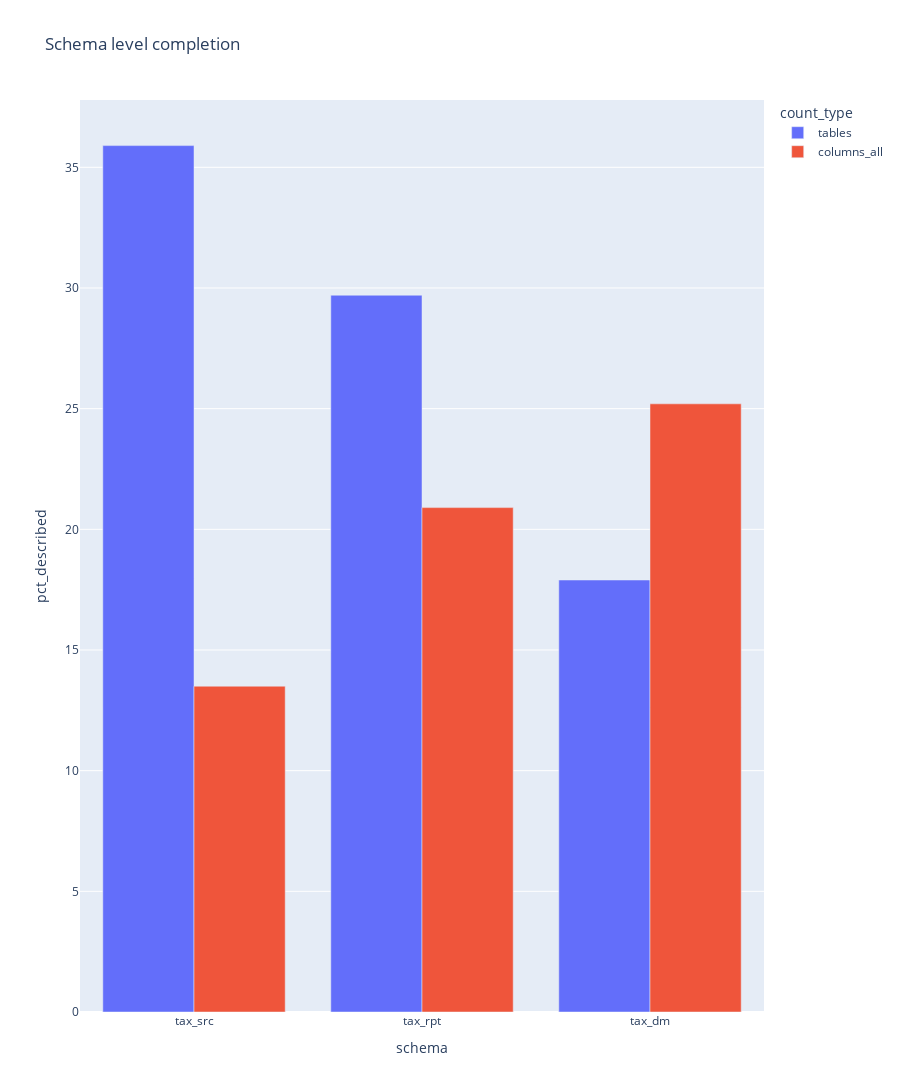

The notebook cell this image was saved under:
### Code cell
fig = px.bar(summary_schema_sorted, x = "schema", y = "pct_described",
             color = "count_type", barmode = 'group',
             title = "Schema level completion")
fig.show()

### Figure 1 — Plotly figure (JSON) as saved in the notebook; plotly's stock layout.template omitted (floating-point values rounded to 4 significant figures)
{"data": [{"alignmentgroup": "True", "hovertemplate": "count_type=tables<br>schema=%{x}<br>pct_described=%{y}<extra></extra>", "legendgroup": "tables", "marker": {"color": "#636efa", "pattern": {"shape": ""}}, "name": "tables", "offsetgroup": "tables", "orientation": "v", "showlegend": true, "textposition": "auto", "type": "bar", "x": ["tax_src", "tax_rpt", "tax_dm"], "xaxis": "x", "y": [35.9, 29.7, 17.9], "yaxis": "y"}, {"alignmentgroup": "True", "hovertemplate": "count_type=columns_all<br>schema=%{x}<br>pct_described=%{y}<extra></extra>", "legendgroup": "columns_all", "marker": {"color": "#EF553B", "pattern": {"shape": ""}}, "name": "columns_all", "offsetgroup": "columns_all", "orientation": "v", "showlegend": true, "textposition": "auto", "type": "bar", "x": ["tax_dm", "tax_rpt", "tax_src"], "xaxis": "x", "y": [25.2, 20.9, 13.5], "yaxis": "y"}], "layout": {"barmode": "group", "height": 1100, "legend": {"title": {"text": "count_type"}, "tracegroupgap": 0}, "title": {"text": "Schema level completion"}, "xaxis": {"anchor": "y", "domain": [0, 1], "title": {"text": "schema"}}, "yaxis": {"anchor": "x", "domain": [0, 1], "title": {"text": "pct_described"}}}}
